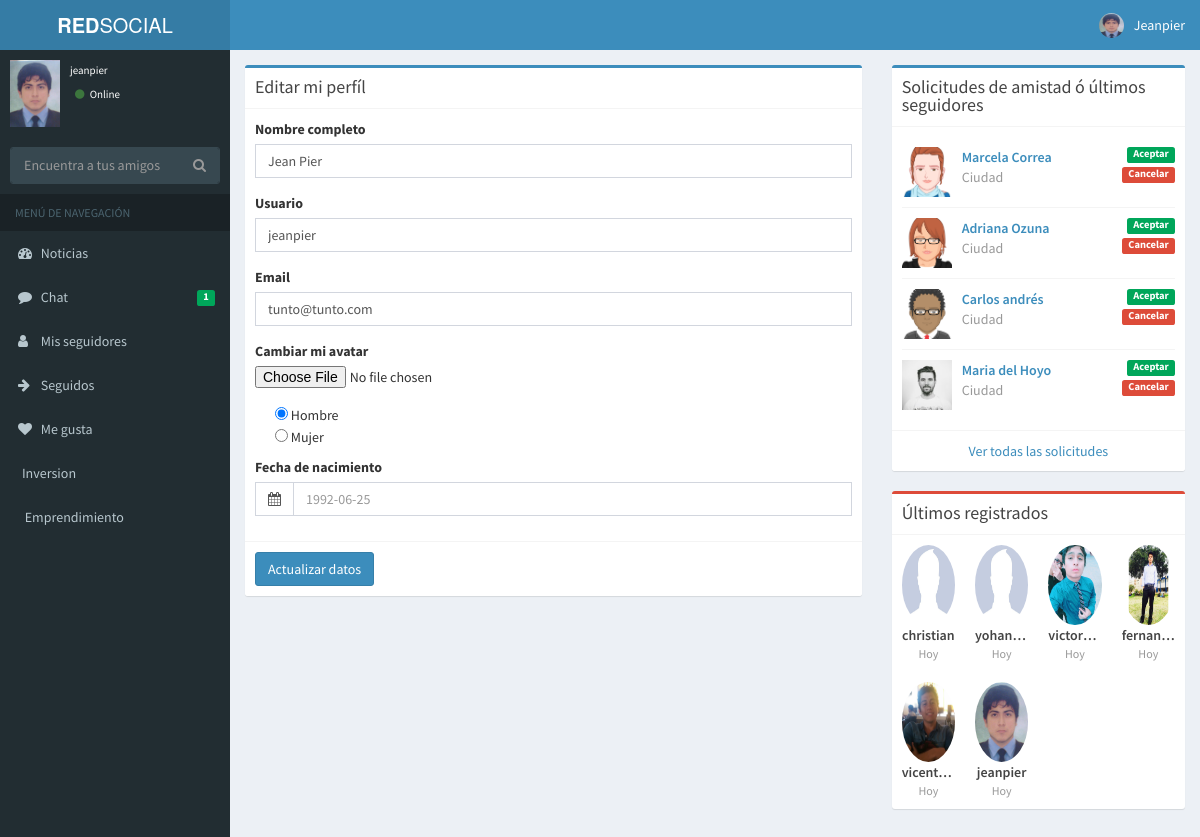
Page /editarperfil.php?id=1 (signed in) on the committed database.
### tables this page shows
CREATE TABLE `usuarios` (
  `id_use` int(11) NOT NULL,
  `nombre` varchar(100) NOT NULL,
  `usuario` varchar(100) NOT NULL,
  `contrasena` varchar(100) NOT NULL,
  `nacimiento` date NOT NULL,
  `avatar` varchar(200) NOT NULL,
  `email` varchar(100) NOT NULL,
  `sexo` varchar(100) NOT NULL,
  `fecha_reg` datetime NOT NULL,
  `verificado` int(11) NOT NULL DEFAULT '0',
  `privada` int(11) NOT NULL
);

### editarperfil.php (the view, shortened to what this page needs)
<?php
include 'lib/config.php';
include 'lib/socialnetwork-lib.php';
?>
<!DOCTYPE html>
<htmL>
<head>
  <link rel="stylesheet" href="bootstrap/css/bootstrap.min.css">
  <link rel="stylesheet" href="https://cdnjs.cloudflare.com/ajax/libs/font-awesome/4.5.0/css/font-awesome.min.css">
  <link rel="stylesheet" href="https://cdnjs.cloudflare.com/ajax/libs/ionicons/2.0.1/css/ionicons.min.css">
  <link rel="stylesheet" href="dist/css/AdminLTE.min.css">
  <link rel="stylesheet" href="dist/css/skins/_all-skins.min.css">
</head>
<body class="hold-transition skin-blue sidebar-mini">
<div class="wrapper">
<?php echo Headerb (); ?>
<?php echo Side (); ?>
<?php
if(isset($_GET['id']))
{
$id = mysqli_real_escape_string($connect,$_GET['id']);
$miuser = mysqli_query($connect,"SELECT * FROM usuarios WHERE id_use = '$id'");
$use = mysqli_fetch_array($miuser);
?>
  <div class="content-wrapper">
    <section class="content">
      <div class="row">
        <div class="col-md-8">
          <div class="box box-primary">
            <div class="box-header with-border">
              <h3 class="box-title">Editar mi perfíl</h3>
            </div>
            <form role="form" method="post" action="" enctype="multipart/form-data">
              <div class="box-body">
                <div class="form-group">
                  <label for="exampleInputEmail1">Nombre completo</label>
                  <input type="text" name="nombre" class="form-control" placeholder="Nombre completo" value="<?php echo $use['nombre'];?>">
                </div>
                <div class="form-group">
                  <label for="exampleInputEmail1">Usuario</label>
                  <input type="text" name="usuario" class="form-control" placeholder="Usuario" value="<?php echo $use['usuario'];?>">
                </div>
                <div class="form-group">
                  <label for="exampleInputEmail1">Email</label>
                  <input type="text" name="email" class="form-control" placeholder="Email" value="<?php echo $use['email'];?>">
                </div>
                <div class="form-group">
                  <label for="exampleInputFile">Cambiar mi avatar</label>
                  <input type="file" name="avatar">
                </div>
                <div class="checkbox">
                  <label>
                    <input type="radio" value="H" name="sexo" <?php if($use['sexo'] == 'H') { echo 'checked'; } ?>> Hombre <br>
                    <input type="radio" value="M" name="sexo" <?php if($use['sexo'] == 'M') { echo 'checked'; } ?>> Mujer
                  </label>
                </div>
              <div class="form-group">
                <label>Fecha de nacimiento</label>
                <div class="input-group">
                  <div class="input-group-addon">
                    <i class="fa fa-calendar"></i>
                  </div>
                  <input type="text" name="nacimiento" placeholder="<?php echo $use['nacimiento'];?>" class="form-control" data-inputmask="'alias': 'yyyy-mm-dd'" data-mask >
                </div>
              </div>
              </div>
              <div class="box-footer">
                <button type="submit" name="actualizar" class="btn btn-primary">Actualizar datos</button>
              </div>
            </form>
          </div>
        </div>
        <div class="col-md-4">
          <div class="box box-primary">
            <div class="box-header with-border">
              <h3 class="box-title">Solicitudes de amistad ó últimos seguidores</h3>
            </div>
            <div class="box-body">
              <ul class="products-list product-list-in-box">
                <li class="item">
                  <div class="product-img">
                    <img src="dist/img/avatar2.png" alt="Product Image">
                  </div>
                  <div class="product-info">
                    <a href="javascript:void(0)" class="product-title">Marcela Correa
                      <span class="label label-success pull-right">Aceptar</span></a>
                      <br>
                      <span class="label label-danger pull-right">Cancelar</span></a>
                        <span class="product-description">
                          Ciudad
                        </span>
                  </div>
                </li>
                <li class="item">
                  <div class="product-img">
                    <img src="dist/img/avatar3.png" alt="Product Image">
                  </div>
                  <div class="product-info">
                    <a href="javascript:void(0)" class="product-title">Adriana Ozuna
                      <span class="label label-success pull-right">Aceptar</span></a>
                      <br>
                      <span class="label label-danger pull-right">Cancelar</span></a>
                        <span class="product-description">
                          Ciudad
                        </span>
                  </div>
                </li>
                <li class="item">
                  <div class="product-img">
                    <img src="dist/img/avatar.png" alt="Product Image">
                  </div>
                  <div class="product-info">
                  <a href="javascript:void(0)" class="product-title">Carlos andrés
                    <span class="label label-success pull-right">Aceptar</span></a>
                      <br>
                    <span class="label label-danger pull-right">Cancelar</span></a>
                        <span class="product-description">
                          Ciudad
                        </span>
                  </div>
                </li>
                <li class="item">
                  <div class="product-img">
                    <img src="dist/img/user1-128x128.jpg" alt="Product Image">
                  </div>
                  <div class="product-info">
                    <a href="javascript:void(0)" class="product-title">Maria del Hoyo
                      <span class="label label-success pull-right">Aceptar</span></a>
                      <br>
                      <span class="label label-danger pull-right">Cancelar</span></a>
                        <span class="product-description">
                          Ciudad
                        </span>
                  </div>
                </li>
              </ul>
            </div>
            <div class="box-footer text-center">
              <a href="javascript:void(0)" class="uppercase">Ver todas las solicitudes</a>
            </div>
          </div>
        </div>
        <div class="col-md-4">
              <div class="box box-danger">
                <div class="box-header with-border">
                  <h3 class="box-title">Últimos registrados</h3>
                </div>
                <div class="box-body no-padding">
                  <ul class="users-list clearfix">
                  <?php $registrados = mysqli_query($connect,"SELECT avatar,usuario,fecha_reg FROM usuarios order by id_use desc limit 8");
                  while($reg=mysqli_fetch_array($registrados))
                  {
                  ?>
                    <li>
                      <img src="avatars/<?php echo $reg['avatar']; ?>" alt="User Image">
                      <a class="users-list-name" href="#"><?php echo $reg['usuario']; ?></a>
                      <span class="users-list-date">Hoy</span>
                    </li>
                  <?php
                  }
                  ?>
                  </ul>
                </div>
              </div>
            </div>
      </div>
    </section>
  </div>
</div>
</body>
</html>
<?php } ?>

### rows in the picture
usuarios: nombre "Jean Pier", usuario "jeanpier", email "tunto@tunto.com", sexo "☑ Hombre Mujer", nacimiento "1992-06-25", avatar (picture)
usuarios: avatar (picture), usuario "christian"
usuarios: avatar (picture), usuario "yohan…"
usuarios: avatar (picture), usuario "victor…"
usuarios: avatar (picture), usuario "ferna…"
usuarios: avatar (picture), usuario "vicent…"

### other values in the picture
$_SESSION['usuario'] "Jeanpier"
$_SESSION['usuario'] "jeanpier"
